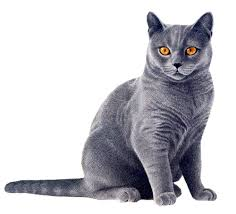
#> input picture resources/cat.png, 236 x 214 px, found by its file name
$ python pre_process.py
#> lines starting #> are read from the running program, lines starting #| are printed output that depends on the picture
#> further down, img is the input picture: PIL image 236x214 RGB; mean R, G, B 199.6, 198.9, 204.1
from skimage.color import rgb2gray
from skimage.transform import resize
import numpy as np


def convert_uint8_rgb_to_unit_gray(image,resize_size=None,expand_dims = False):

#> called with resize_size = (100, 100), expand_dims = True
    image = rgb2gray(image)
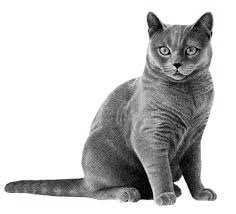
#> image: shape (214, 236) float64; min 0.00141, max 1, mean 0.782

    if resize_size:
        image = resize(image,output_shape=resize_size)
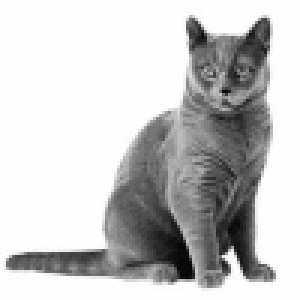
#> image: shape (100, 100) float64 (shown 3 times larger); min 0.0247, max 1, mean 0.782
    if expand_dims:
        image = np.expand_dims(image,-1)
    image = image.astype(dtype="float32")
#> image: shape (100, 100, 1) float32

    return image

if __name__ == "__main__":
    from PIL import Image
    import matplotlib.pyplot as plt
    img = Image.open("/Users/avivelbag/Documents/RL/resources/cat.png")

    img = np.array(img)
    img = convert_uint8_rgb_to_unit_gray(img,resize_size=(100,100),expand_dims=True)
    print(img.shape)
#| (100, 100, 1)
    plt.imshow(img[:,:,0],cmap ="Greys_r")
    plt.show()
